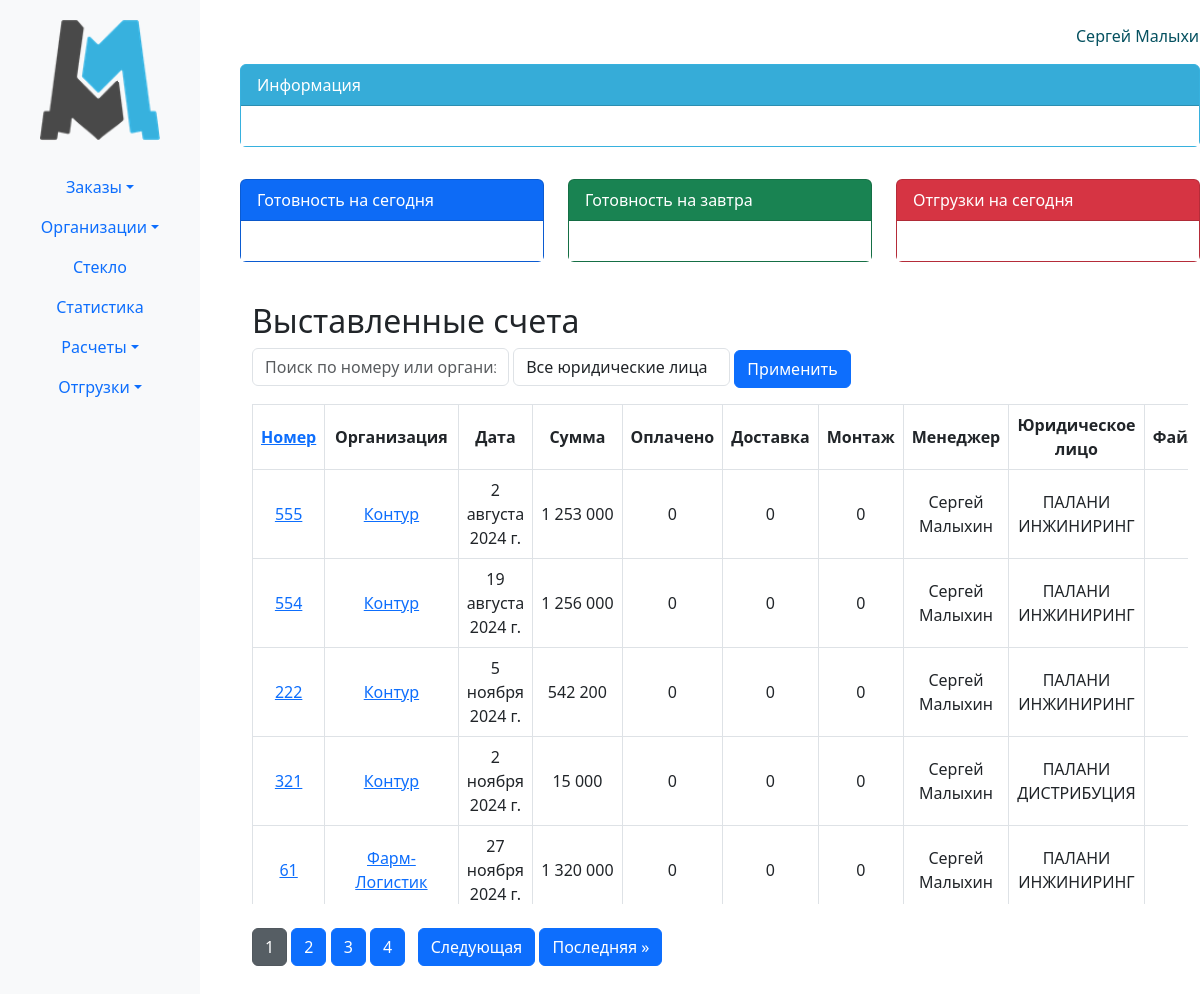
Page /erp_main/invoices_list/ (signed in) on the earlier database version.
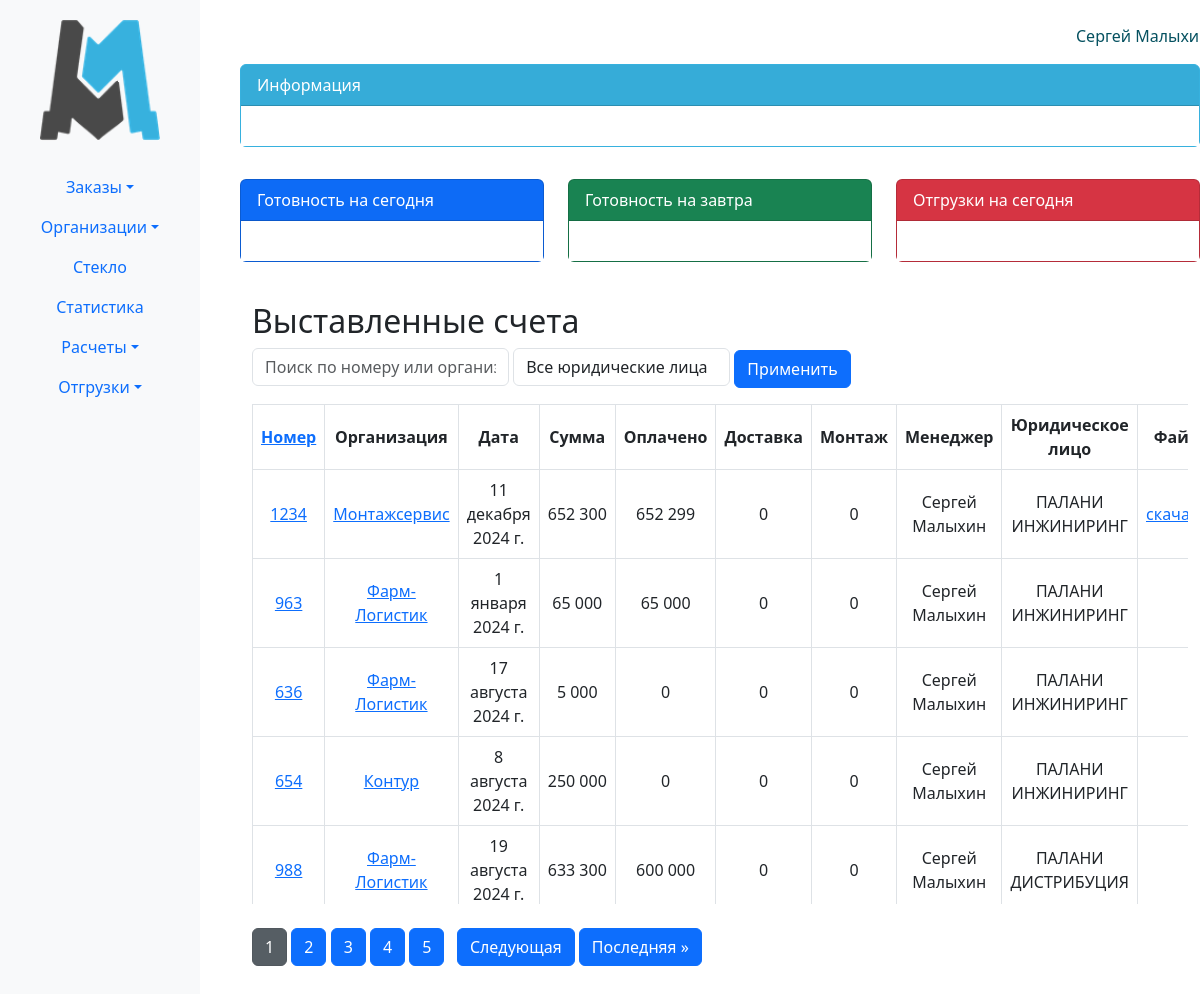
Same page on the later database version.
### erp_main/models.py (models this page shows, shortened)
class Invoice(models.Model):
    number = models.CharField(max_length=5, blank=True, null=True)
    organization = models.ForeignKey(Organization, related_name='organization', on_delete=models.CASCADE)
    date = models.DateField()
    amount = models.IntegerField(default=0)
    payed_amount = models.IntegerField(default=0)
    shipping_amount = models.IntegerField(default=0)
    montage_amount = models.IntegerField(default=0)
    legal_entity = models.ForeignKey(LegalEntity, related_name='legal_entity', on_delete=models.CASCADE)
    invoice_file = models.FileField(upload_to='invoices/', blank=True, null=True)
    year = models.PositiveIntegerField(editable=False)
    is_paid = models.BooleanField(default=False, blank=True, null=True)
    change_date = models.DateField(blank=True, null=True)
    class Meta:
        constraints = [
            models.UniqueConstraint(fields=['number', 'legal_entity', 'year'], name='unique_field_combination')
        ]

class Organization(models.Model):
    FOOTING_CHOICES = (
        ('ustav', 'устава'),
        ('attorney', 'доверенности')
    )
    KIND_CHOICES = (
        ('ooo', 'ООО'),
        ('ao', 'АО'),
        ('zao', 'ЗАО'),
        ('ip', 'ИП'),
    )
    kind = models.CharField(max_length=100, blank=True, null=True, choices=KIND_CHOICES)
    phone_number = models.CharField(max_length=15, blank=True, null=True)
    name_fl = models.CharField(max_length=15, blank=True, null=True)
    user = models.ForeignKey(User, related_name='organizations', on_delete=models.CASCADE)
    ceo_footing = models.CharField(max_length=30, choices=FOOTING_CHOICES)
    name = models.CharField(max_length=100, blank=True, null=True)
    inn = models.CharField(max_length=15, blank=True, null=True)
    ogrn = models.CharField(max_length=15, blank=True, null=True)
    kpp = models.CharField(max_length=15, blank=True, null=True)
    r_s = models.CharField(max_length=25, blank=True, null=True)
    bank = models.CharField(max_length=300, blank=True, null=True)
    bik = models.CharField(max_length=10, blank=True, null=True)
    k_s = models.CharField(max_length=25, blank=True, null=True)
    address = models.CharField(max_length=150, blank=True, null=True)
    email = models.EmailField(blank=True, null=True)
    ceo_title = models.CharField(max_length=30, blank=True, null=True)
    ceo_name = models.CharField(max_length=150, blank=True, null=True)
    contracts = models.FileField(upload_to='contracts/', blank=True, null=True)
    class Meta:
        verbose_name_plural = 'Организации'

class LegalEntity(models.Model):
    name = models.CharField(max_length=255)
    inn = models.CharField(max_length=12, unique=True)
    ogrn = models.CharField(max_length=15, unique=True)
    kpp = models.CharField(max_length=9)
    r_s = models.CharField(max_length=20)
    bank = models.CharField(max_length=255)
    bik = models.CharField(max_length=9)
    k_s = models.CharField(max_length=20)
    address = models.CharField(max_length=255)
    email = models.EmailField()
    ceo_title = models.CharField(max_length=100)
    ceo_name = models.CharField(max_length=255)
    def __str__(self):
        return self.name
    class Meta:
        verbose_name_plural = 'Юридические лица'

### erp_main/views.py (the view)
# urls.py: path('invoices_list/', views.invoices_list, name='invoices_list'),
@login_required(login_url='login')
def invoices_list(request):
    search_query = request.GET.get('search', '')
    selected_legal_entity_id = request.GET.get('legal_entity', None)
    sort_by = request.GET.get('sort', 'id')
    direction = request.GET.get('direction', 'desc')
    if request.user.is_staff:
        invoices = Invoice.objects.all()
    else:
        invoices = Invoice.objects.filter(user=request.user)
    if search_query:
        invoices = invoices.filter(number__icontains=search_query) | invoices.filter(organization__name__icontains=search_query)
    if selected_legal_entity_id:
        try:
            selected_legal_entity_id = int(selected_legal_entity_id)  # Приводим к числу
            invoices = invoices.filter(legal_entity_id=selected_legal_entity_id)
        except ValueError:
            pass  # Игнорируем, если не удалось привести к числу
    if sort_by == 'number':
        invoices = invoices.order_by(f"{'-' if direction == 'desc' else ''}id")
    else:
        invoices = invoices.order_by('-id')  # Сортировка по умолчанию
    paginator = Paginator(invoices, 10)
    page_number = request.GET.get('page')
    invoices_page = paginator.get_page(page_number)
    legal_entities = LegalEntity.objects.all()
    return render(request, 'invoices_list.html', {
        'invoices': invoices_page,
        'legal_entities': legal_entities,
        'selected_legal_entity_id': selected_legal_entity_id,
        'request': request,
    })

### erp_main/templates/invoices_list.html (shortened to what the changed rows need)
{% extends 'base.html' %}
{% load humanize %}
{% block content %}
<div class="container mt-4">
    <h2>Выставленные счета</h2>
    <div style="overflow-y: auto; max-height: 500px;">
        <table class="table table-bordered">
            <thead style="position: sticky; top: 0; background-color: #fff; z-index: 10;">
                <tr>
                    <th style="padding: 8px; text-align: center; vertical-align: middle;">
                        <a href="?{% if request.GET.search %}search={{ request.GET.search }}&{% endif %}legal_entity={{ selected_legal_entity_id }}&sort=number{% if request.GET.sort == 'number' and request.GET.direction == 'asc' %}&direction=desc{% else %}&direction=asc{% endif %}">
                        Номер
                        </a>
                    </th>
                    <th style="padding: 8px; text-align: center; vertical-align: middle;">Организация</th>
                    <th style="padding: 8px; text-align: center; vertical-align: middle;">Дата</th>
                    <th style="padding: 8px; text-align: center; vertical-align: middle;">Сумма</th>
                    <th style="padding: 8px; text-align: center; vertical-align: middle;">Оплачено</th>
                    <th style="padding: 8px; text-align: center; vertical-align: middle;">Доставка</th>
                    <th style="padding: 8px; text-align: center; vertical-align: middle;">Монтаж</th>
                    <th style="padding: 8px; text-align: center; vertical-align: middle;">Менеджер</th>
                    <th style="padding: 8px; text-align: center; vertical-align: middle;">Юридическое лицо</th>
                    <th style="padding: 8px; text-align: center; vertical-align: middle;">Файл</th>
                </tr>
            </thead>
            <tbody>
                {% for invoice in invoices %}
                <tr>
                    <td style="padding: 8px; text-align: center; vertical-align: middle;">
                        <a href="{% url 'invoice_detail' invoice.id %}">{{ invoice.number }}</a>
                    </td>
                    <td style="padding: 8px; text-align: center; vertical-align: middle;">
                        <a href="{% url 'organization_detail' invoice.organization.id %}">{{ invoice.organization.name }}</a>
                    </td>
                    <td style="padding: 8px; text-align: center; vertical-align: middle;">{{ invoice.date }}</td>
                    <td style="padding: 8px; text-align: center; vertical-align: middle;">{{ invoice.amount|intcomma }}</td>
                    <td style="padding: 8px; text-align: center; vertical-align: middle;">{{ invoice.payed_amount|intcomma }}</td>
                    <td style="padding: 8px; text-align: center; vertical-align: middle;">{{ invoice.shipping_amount|intcomma }}</td>
                    <td style="padding: 8px; text-align: center; vertical-align: middle;">{{ invoice.montage_amount|intcomma }}</td>
                    <td style="padding: 8px; text-align: center; vertical-align: middle;">{{ invoice.organization.user.get_full_name }}</td>
                    <td style="padding: 8px; text-align: center; vertical-align: middle;">{{ invoice.legal_entity }}</td>
                    {% if invoice.invoice_file %}
                        <td style="padding: 8px; text-align: center; vertical-align: middle;"><a href="{{ invoice.invoice_file.url }}" target="_blank">скачать</a></td>
                    {% else %}
                        <td style="padding: 8px; text-align: center; vertical-align: middle;"></td>
                    {% endif %}
                </tr>
                {% empty %}
                <tr>
                    <td colspan="10" class="text-center">Нет данных для отображения</td>
                </tr>
                {% endfor %}
            </tbody>
        </table>
    </div>
    <div class="pagination text-center mt-4">
    {% for i in invoices.paginator.page_range %}
        {% if invoices.number == i %}
            <a href="?page={{ i }}" class="btn btn-secondary active">{{ i }}</a>
        {% else %}
            <a href="?page={{ i }}" class="btn btn-primary">{{ i }}</a>
        {% endif %}
    {% endfor %}
    {% if invoices.has_next %}
        <a href="?page={{ invoices.next_page_number }}" class="btn btn-primary">Следующая</a>
        <a href="?page={{ invoices.paginator.num_pages }}" class="btn btn-primary">Последняя &raquo;</a>
    {% endif %}
</div>
</div>
{% endblock %}

Differences in the rows shown:
no longer on this page (row unchanged): Invoice: number "555", organization.name "Контур", date "2 августа 2024 г.", amount "1 253 000", payed_amount "0", shipping_amount "0", montage_amount "0", organization.user.get_full_name "Сергей Малыхин", legal_entity "ПАЛАНИ ИНЖИНИРИНГ"
no longer on this page (row unchanged): Invoice: number "554", organization.name "Контур", date "19 августа 2024 г.", amount "1 256 000", payed_amount "0", shipping_amount "0", montage_amount "0", organization.user.get_full_name "Сергей Малыхин", legal_entity "ПАЛАНИ ИНЖИНИРИНГ"
no longer on this page (row unchanged): Invoice: number "222", organization.name "Контур", date "5 ноября 2024 г.", amount "542 200", payed_amount "0", shipping_amount "0", montage_amount "0", organization.user.get_full_name "Сергей Малыхин", legal_entity "ПАЛАНИ ИНЖИНИРИНГ"
no longer on this page (row unchanged): Invoice: number "321", organization.name "Контур", date "2 ноября 2024 г.", amount "15 000", payed_amount "0", shipping_amount "0", montage_amount "0", organization.user.get_full_name "Сергей Малыхин", legal_entity "ПАЛАНИ ДИСТРИБУЦИЯ"
no longer on this page (row unchanged): Invoice: number "61", organization.name "Фарм-Логистик", date "27 ноября 2024 г.", amount "1 320 000", payed_amount "0", shipping_amount "0", montage_amount "0", organization.user.get_full_name "Сергей Малыхин", legal_entity "ПАЛАНИ ИНЖИНИРИНГ"
added Invoice: number "1234", organization.name "Монтажсервис", date "11 декабря 2024 г.", amount "652 300", payed_amount "652 299", shipping_amount "0", montage_amount "0", organization.user.get_full_name "Сергей Малыхин", legal_entity "ПАЛАНИ ИНЖИНИРИНГ"
added Invoice: number "963", organization.name "Фарм-Логистик", date "1 января 2024 г.", amount "65 000", payed_amount "65 000", shipping_amount "0", montage_amount "0", organization.user.get_full_name "Сергей Малыхин", legal_entity "ПАЛАНИ ИНЖИНИРИНГ"
added Invoice: number "636", organization.name "Фарм-Логистик", date "17 августа 2024 г.", amount "5 000", payed_amount "0", shipping_amount "0", montage_amount "0", organization.user.get_full_name "Сергей Малыхин", legal_entity "ПАЛАНИ ИНЖИНИРИНГ"
added Invoice: number "654", organization.name "Контур", date "8 августа 2024 г.", amount "250 000", payed_amount "0", shipping_amount "0", montage_amount "0", organization.user.get_full_name "Сергей Малыхин", legal_entity "ПАЛАНИ ИНЖИНИРИНГ"
added Invoice: number "988", organization.name "Фарм-Логистик", date "19 августа 2024 г.", amount "633 300", payed_amount "600 000", shipping_amount "0", montage_amount "0", organization.user.get_full_name "Сергей Малыхин", legal_entity "ПАЛАНИ ДИСТРИБУЦИЯ"
Other differences:
new list line: "5"
